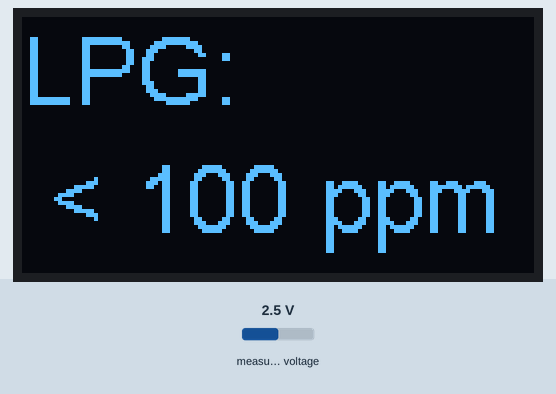
This sketch was run on a simulated ESP8266 (NodeMCU). On the bench: 128×64 one-colour display. The test bench sets the inputs (shaded band); at power-on: measured voltage 2.5 V.

Above: at 25.3 s.
At 26.6 s:
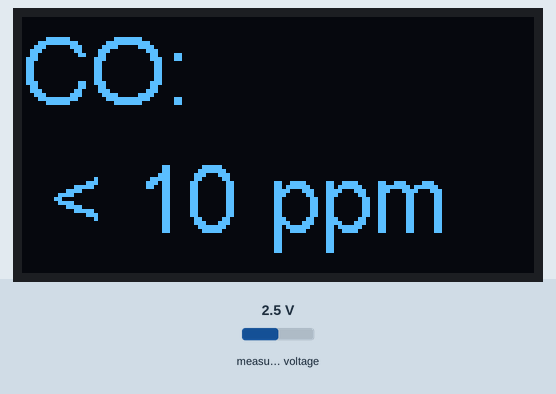
At 27.9 s:
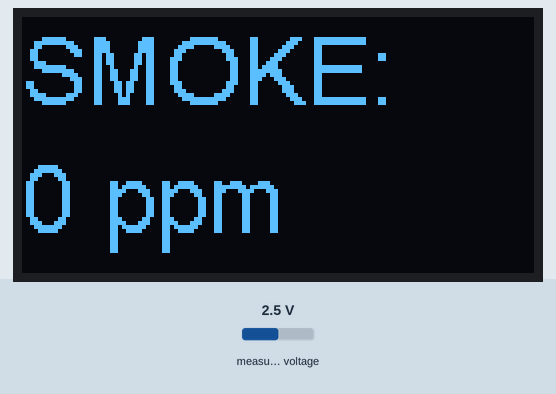

Measured:
- by itself, everything shown: repeats every 3.8 s, in 3 steps
- what the display in image 0 shows lasts 1.3 s, from 25.3 s to 26.6 s

The sketch:

ESP8266NodeMCUOLED128x64_I2C_1.3_U8g2lib_MQ9.ino
```cpp
// For a connection via I2C using Wire include
#include <Wire.h>  // Only needed for Arduino 1.6.5 and earlier
#include <SH1106Wire.h>
#include <Adafruit_ADS1015.h>

// Initialize the OLED display using Wire library
SH1106Wire display(0x3c, D2, D1);
Adafruit_ADS1115 ads;

#define         MQ_PIN                       (ads.readADC_SingleEnded(0))
#define         RL_VALUE                     (5)
#define         RO_CLEAN_AIR_FACTOR          (9.83)

/**********************Software Related Macros***********************************/
#define         CALIBARAION_SAMPLE_TIMES     (50)
#define         CALIBRATION_SAMPLE_INTERVAL  (500)
#define         READ_SAMPLE_INTERVAL         (50)
#define         READ_SAMPLE_TIMES            (5)

/*********************Application Related Macros*********************************/
#define         GAS_LPG                      (0)
#define         GAS_CO                       (1)
#define         GAS_SMOKE                    (2)

/****************************Globals**********************************************/
float           LPGCurve[3] = {2.3,0.32,-0.46};
float           COCurve[3] = {2.3,0.23,-0.49};
float           SmokeCurve[3] = {2.3,0.53,-0.44};
float           Ro           = 10;


float MQResistanceCalculation(int raw_adc) {
  return ( ((float)RL_VALUE*(65536-raw_adc)/raw_adc));
  }

float MQCalibration(int mq_pin) {
  int i;
  float val = 0;
  for (i=0;i<CALIBARAION_SAMPLE_TIMES;i++) {
    val += MQResistanceCalculation(mq_pin);
    delay(CALIBRATION_SAMPLE_INTERVAL);
    }
    val = val/CALIBARAION_SAMPLE_TIMES;
    val = val/RO_CLEAN_AIR_FACTOR;
    return val;
}


float MQRead(int mq_pin) {
  int i;
  float rs=0;
  for (i=0;i<READ_SAMPLE_TIMES;i++) {
    rs += MQResistanceCalculation(mq_pin);
    delay(READ_SAMPLE_INTERVAL);
    }
    rs = rs/READ_SAMPLE_TIMES;
    return rs;
}

int MQGetGasPercentage(float rs_ro_ratio, int gas_id) {
  if ( gas_id == GAS_LPG ) {
    return MQGetPercentage(rs_ro_ratio,LPGCurve);
    } else if ( gas_id == GAS_CO ) {
      return MQGetPercentage(rs_ro_ratio,COCurve);
      } else if ( gas_id == GAS_SMOKE ) {
        return MQGetPercentage(rs_ro_ratio,SmokeCurve);
        }
        return 0;
 }

int  MQGetPercentage(float rs_ro_ratio, float *pcurve) {
  return (pow(10,( ((log(rs_ro_ratio)-pcurve[1])/pcurve[2]) + pcurve[0])));
}

void setup() {
  Serial.begin(9600);
  display.init();
  display.flipScreenVertically();
  display.setFont(ArialMT_Plain_24);
  display.setTextAlignment(TEXT_ALIGN_LEFT);
  display.setColor(WHITE);
  ads.begin();
  Ro = MQCalibration(MQ_PIN);
}

void MQ9LPG() {
  int LPG = MQGetGasPercentage(MQRead(MQ_PIN)/Ro,GAS_LPG);
  if(LPG < 100){
    String OLEDLPG = String(" < 100") + String(" ppm");
    display.drawString(0, 0, "LPG:");
    display.drawString(0, 32, OLEDLPG);
    display.display();
    display.clear();
    }else if(LPG > 10000) {
      String OLEDLPG =  String(" > 10000") + String(" ppm");
      display.drawString(0, 0, "LPG:");
      display.drawString(0, 32, OLEDLPG);
      display.display();
      display.clear();
      }else{
        String OLEDLPG = LPG + String(" ppm");
        display.drawString(0, 0, "LPG:");
        display.drawString(0, 32, OLEDLPG);
        display.display();
        display.clear();
        }
        delay(1000);
  }

void MQ9CO() {
  int CO =  MQGetGasPercentage(MQRead(MQ_PIN)/Ro,GAS_CO);
  if(CO < 10){
    String OLEDCO = String(" < 10") + String(" ppm");
    display.drawString(0, 0, "CO:");
    display.drawString(0, 32, OLEDCO);
    display.display();
    display.clear();
    }else if(CO > 1000) {
      String OLEDCO =  String(" > 1000") + String(" ppm");
      display.drawString(0, 0, "CO:");
      display.drawString(0, 32, OLEDCO);
      display.display();
      display.clear();
      }else{
        String OLEDCO = CO + String(" ppm");
        display.drawString(0, 0, "CO:");
        display.drawString(0, 32, OLEDCO);
        display.display();
        display.clear();
        }
        delay(1000);
  }

void MQ9SMOKE() {
  int SMOKE = MQGetGasPercentage(MQRead(MQ_PIN)/Ro,GAS_SMOKE);
  String OLEDSMOKE = SMOKE + String(" ppm");
  display.drawString(0, 0, "SMOKE:");
  display.drawString(0, 32, OLEDSMOKE);
  display.display();
  display.clear();
  delay(1000);
}

void displayMQ9() {
  MQ9LPG();
  MQ9CO();
  MQ9SMOKE();
  //String OLEDLPG = LPG + String(" ppm");// Conversion target and combine string ("name" + target + "ppm")
  //String OLEDCO = CO + String(" ppm");
  //String OLEDSMOKE = SMOKE + String(" ppm");


  /*display.drawString(0, 0, "CO:");
  display.drawString(0, 32, OLEDCO);
  display.display();
  display.clear();
  delay(1000);
  display.drawString(0, 0, "SMOKE:");
  display.drawString(0, 32, OLEDSMOKE);
  display.display();
  display.clear();
  delay(1000);*/
}

void loop() {
  displayMQ9();
  //Serial.println(ads.readADC_SingleEnded(0));
}
```
